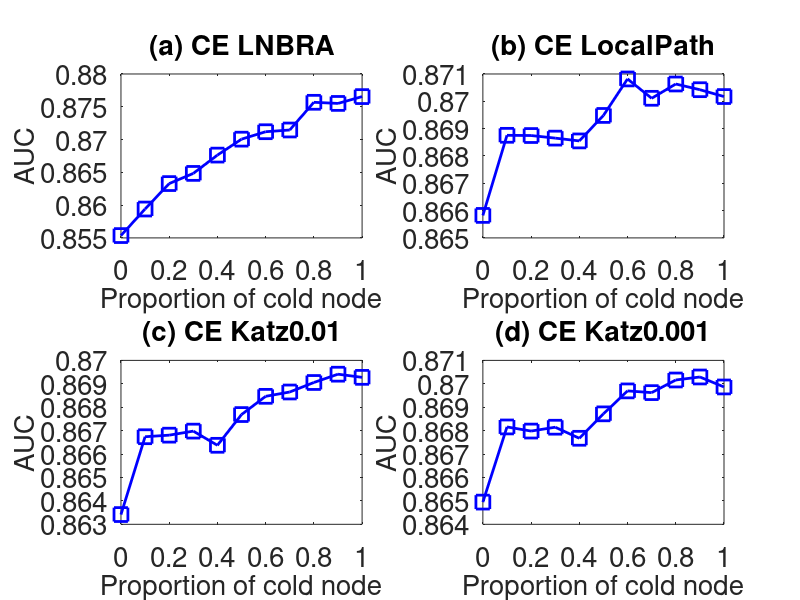

Write MATLAB code to recreate this figure.
subplot(2,2,1);
x=0:0.1:1;
y=[0.8553553	0.8594031	0.8632853	0.864836	0.8676281	0.8700595	0.8711927	0.8714575	0.8756822	0.8755094	0.8765506
];
plot(x,y,'-bs','LineWidth',2,'MarkerSize',10);
set(gca,'FontSize',20);
xlabel('Proportion of cold node','fontsize',20);
ylabel('AUC','fontsize',20);
title('(a) CE LNBRA','fontsize',20);

subplot(2,2,2);
x=0:0.1:1;
y=[0.8658231	0.8687552	0.8687471	0.8686524	0.8685498	0.8694823	0.8708182	0.87011	0.870633	0.8704244	0.870174
];
plot(x,y,'-bs','LineWidth',2,'MarkerSize',10);
set(gca,'FontSize',20);
xlabel('Proportion of cold node','fontsize',20);
ylabel('AUC','fontsize',20);
title('(b) CE LocalPath','fontsize',20);

subplot(2,2,3);
x=0:0.1:1;
y=[0.8634166	0.8667398	0.866807	0.8669794	0.8663742	0.8676868	0.8684654	0.8686502	0.869056	0.8694106	0.8692756
];
plot(x,y,'-bs','LineWidth',2,'MarkerSize',10);
set(gca,'FontSize',20);
xlabel('Proportion of cold node','fontsize',20);
ylabel('AUC','fontsize',20);
title('(c) CE Katz0.01','fontsize',20);


subplot(2,2,4);
x=0:0.1:1;
y=[0.8649484	0.8681578	0.8679818	0.8681462	0.8676738	0.8687172	0.8696972	0.8696236	0.870163	0.8702914	0.8698652
];
plot(x,y,'-bs','LineWidth',2,'MarkerSize',10);
set(gca,'FontSize',20);
xlabel('Proportion of cold node','fontsize',20);
ylabel('AUC','fontsize',20);
title('(d) CE Katz0.001','fontsize',20);